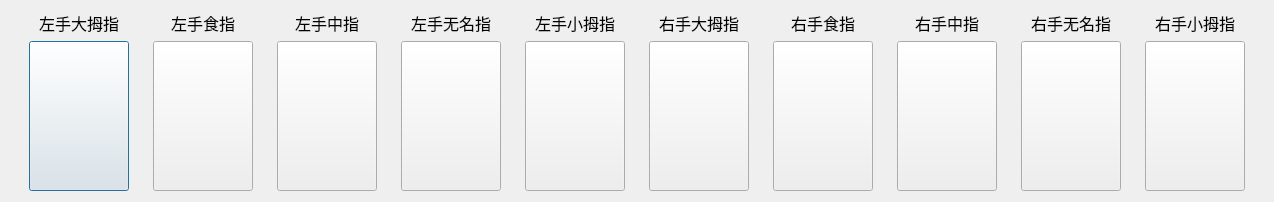
<?xml version="1.0" encoding="UTF-8"?>
<ui version="4.0">
 <class>Dialog</class>
 <widget class="QDialog" name="Dialog">
  <property name="geometry">
   <rect>
    <x>0</x>
    <y>0</y>
    <width>1274</width>
    <height>199</height>
   </rect>
  </property>
  <property name="windowTitle">
   <string>Dialog</string>
  </property>
  <layout class="QVBoxLayout" name="verticalLayout_16">
   <item>
    <layout class="QHBoxLayout" name="horizontalLayout">
     <item>
      <layout class="QVBoxLayout" name="verticalLayout">
       <item alignment="Qt::AlignHCenter">
        <widget class="QLabel" name="label">
         <property name="font">
          <font>
           <pointsize>12</pointsize>
          </font>
         </property>
         <property name="text">
          <string>左手大拇指</string>
         </property>
        </widget>
       </item>
       <item>
        <widget class="QPushButton" name="l1">
         <property name="sizePolicy">
          <sizepolicy hsizetype="Minimum" vsizetype="Minimum">
           <horstretch>0</horstretch>
           <verstretch>0</verstretch>
          </sizepolicy>
         </property>
         <property name="minimumSize">
          <size>
           <width>100</width>
           <height>150</height>
          </size>
         </property>
         <property name="maximumSize">
          <size>
           <width>100</width>
           <height>150</height>
          </size>
         </property>
         <property name="styleSheet">
          <string notr="true"/>
         </property>
         <property name="text">
          <string/>
         </property>
        </widget>
       </item>
      </layout>
     </item>
     <item>
      <layout class="QVBoxLayout" name="verticalLayout_2">
       <item alignment="Qt::AlignHCenter">
        <widget class="QLabel" name="label_2">
         <property name="font">
          <font>
           <pointsize>12</pointsize>
          </font>
         </property>
         <property name="text">
          <string>左手食指</string>
         </property>
        </widget>
       </item>
       <item>
        <widget class="QPushButton" name="l2">
         <property name="sizePolicy">
          <sizepolicy hsizetype="Minimum" vsizetype="Minimum">
           <horstretch>0</horstretch>
           <verstretch>0</verstretch>
          </sizepolicy>
         </property>
         <property name="minimumSize">
          <size>
           <width>100</width>
           <height>150</height>
          </size>
         </property>
         <property name="maximumSize">
          <size>
           <width>100</width>
           <height>150</height>
          </size>
         </property>
         <property name="styleSheet">
          <string notr="true"/>
         </property>
         <property name="text">
          <string/>
         </property>
        </widget>
       </item>
      </layout>
     </item>
     <item>
      <layout class="QVBoxLayout" name="verticalLayout_3">
       <item alignment="Qt::AlignHCenter">
        <widget class="QLabel" name="label_3">
         <property name="font">
          <font>
           <pointsize>12</pointsize>
          </font>
         </property>
         <property name="text">
          <string>左手中指</string>
         </property>
        </widget>
       </item>
       <item>
        <widget class="QPushButton" name="l3">
         <property name="sizePolicy">
          <sizepolicy hsizetype="Minimum" vsizetype="Minimum">
           <horstretch>0</horstretch>
           <verstretch>0</verstretch>
          </sizepolicy>
         </property>
         <property name="minimumSize">
          <size>
           <width>100</width>
           <height>150</height>
          </size>
         </property>
         <property name="maximumSize">
          <size>
           <width>100</width>
           <height>150</height>
          </size>
         </property>
         <property name="styleSheet">
          <string notr="true"/>
         </property>
         <property name="text">
          <string/>
         </property>
        </widget>
       </item>
      </layout>
     </item>
     <item>
      <layout class="QVBoxLayout" name="verticalLayout_4">
       <item alignment="Qt::AlignHCenter">
        <widget class="QLabel" name="label_4">
         <property name="font">
          <font>
           <pointsize>12</pointsize>
          </font>
         </property>
         <property name="text">
          <string>左手无名指</string>
         </property>
        </widget>
       </item>
       <item>
        <widget class="QPushButton" name="l4">
         <property name="sizePolicy">
          <sizepolicy hsizetype="Minimum" vsizetype="Minimum">
           <horstretch>0</horstretch>
           <verstretch>0</verstretch>
          </sizepolicy>
         </property>
         <property name="minimumSize">
          <size>
           <width>100</width>
           <height>150</height>
          </size>
         </property>
         <property name="maximumSize">
          <size>
           <width>100</width>
           <height>150</height>
          </size>
         </property>
         <property name="styleSheet">
          <string notr="true"/>
         </property>
         <property name="text">
          <string/>
         </property>
        </widget>
       </item>
      </layout>
     </item>
     <item>
      <layout class="QVBoxLayout" name="verticalLayout_5">
       <item alignment="Qt::AlignHCenter">
        <widget class="QLabel" name="label_5">
         <property name="font">
          <font>
           <pointsize>12</pointsize>
          </font>
         </property>
         <property name="text">
          <string>左手小拇指</string>
         </property>
        </widget>
       </item>
       <item>
        <widget class="QPushButton" name="l5">
         <property name="sizePolicy">
          <sizepolicy hsizetype="Minimum" vsizetype="Minimum">
           <horstretch>0</horstretch>
           <verstretch>0</verstretch>
          </sizepolicy>
         </property>
         <property name="minimumSize">
          <size>
           <width>100</width>
           <height>150</height>
          </size>
         </property>
         <property name="maximumSize">
          <size>
           <width>100</width>
           <height>150</height>
          </size>
         </property>
         <property name="styleSheet">
          <string notr="true"/>
         </property>
         <property name="text">
          <string/>
         </property>
        </widget>
       </item>
      </layout>
     </item>
     <item>
      <layout class="QVBoxLayout" name="verticalLayout_14">
       <item alignment="Qt::AlignHCenter">
        <widget class="QLabel" name="label_14">
         <property name="font">
          <font>
           <pointsize>12</pointsize>
          </font>
         </property>
         <property name="text">
          <string>右手大拇指</string>
         </property>
        </widget>
       </item>
       <item>
        <widget class="QPushButton" name="r1">
         <property name="sizePolicy">
          <sizepolicy hsizetype="Minimum" vsizetype="Minimum">
           <horstretch>0</horstretch>
           <verstretch>0</verstretch>
          </sizepolicy>
         </property>
         <property name="minimumSize">
          <size>
           <width>100</width>
           <height>150</height>
          </size>
         </property>
         <property name="maximumSize">
          <size>
           <width>100</width>
           <height>150</height>
          </size>
         </property>
         <property name="styleSheet">
          <string notr="true"/>
         </property>
         <property name="text">
          <string/>
         </property>
        </widget>
       </item>
      </layout>
     </item>
     <item>
      <layout class="QVBoxLayout" name="verticalLayout_11">
       <item alignment="Qt::AlignHCenter">
        <widget class="QLabel" name="label_11">
         <property name="font">
          <font>
           <pointsize>12</pointsize>
          </font>
         </property>
         <property name="text">
          <string>右手食指</string>
         </property>
        </widget>
       </item>
       <item>
        <widget class="QPushButton" name="r2">
         <property name="sizePolicy">
          <sizepolicy hsizetype="Minimum" vsizetype="Minimum">
           <horstretch>0</horstretch>
           <verstretch>0</verstretch>
          </sizepolicy>
         </property>
         <property name="minimumSize">
          <size>
           <width>100</width>
           <height>150</height>
          </size>
         </property>
         <property name="maximumSize">
          <size>
           <width>100</width>
           <height>150</height>
          </size>
         </property>
         <property name="styleSheet">
          <string notr="true"/>
         </property>
         <property name="text">
          <string/>
         </property>
        </widget>
       </item>
      </layout>
     </item>
     <item>
      <layout class="QVBoxLayout" name="verticalLayout_13">
       <item alignment="Qt::AlignHCenter">
        <widget class="QLabel" name="label_13">
         <property name="font">
          <font>
           <pointsize>12</pointsize>
          </font>
         </property>
         <property name="text">
          <string>右手中指</string>
         </property>
        </widget>
       </item>
       <item>
        <widget class="QPushButton" name="r3">
         <property name="sizePolicy">
          <sizepolicy hsizetype="Minimum" vsizetype="Minimum">
           <horstretch>0</horstretch>
           <verstretch>0</verstretch>
          </sizepolicy>
         </property>
         <property name="minimumSize">
          <size>
           <width>100</width>
           <height>150</height>
          </size>
         </property>
         <property name="maximumSize">
          <size>
           <width>100</width>
           <height>150</height>
          </size>
         </property>
         <property name="styleSheet">
          <string notr="true"/>
         </property>
         <property name="text">
          <string/>
         </property>
        </widget>
       </item>
      </layout>
     </item>
     <item>
      <layout class="QVBoxLayout" name="verticalLayout_12">
       <item alignment="Qt::AlignHCenter">
        <widget class="QLabel" name="label_12">
         <property name="font">
          <font>
           <pointsize>12</pointsize>
          </font>
         </property>
         <property name="text">
          <string>右手无名指</string>
         </property>
        </widget>
       </item>
       <item>
        <widget class="QPushButton" name="r4">
         <property name="sizePolicy">
          <sizepolicy hsizetype="Minimum" vsizetype="Minimum">
           <horstretch>0</horstretch>
           <verstretch>0</verstretch>
          </sizepolicy>
         </property>
         <property name="minimumSize">
          <size>
           <width>100</width>
           <height>150</height>
          </size>
         </property>
         <property name="maximumSize">
          <size>
           <width>100</width>
           <height>150</height>
          </size>
         </property>
         <property name="styleSheet">
          <string notr="true"/>
         </property>
         <property name="text">
          <string/>
         </property>
        </widget>
       </item>
      </layout>
     </item>
     <item>
      <layout class="QVBoxLayout" name="verticalLayout_15">
       <item alignment="Qt::AlignHCenter">
        <widget class="QLabel" name="label_15">
         <property name="font">
          <font>
           <pointsize>12</pointsize>
          </font>
         </property>
         <property name="text">
          <string>右手小拇指</string>
         </property>
        </widget>
       </item>
       <item>
        <widget class="QPushButton" name="r5">
         <property name="sizePolicy">
          <sizepolicy hsizetype="Minimum" vsizetype="Minimum">
           <horstretch>0</horstretch>
           <verstretch>0</verstretch>
          </sizepolicy>
         </property>
         <property name="minimumSize">
          <size>
           <width>100</width>
           <height>150</height>
          </size>
         </property>
         <property name="maximumSize">
          <size>
           <width>100</width>
           <height>150</height>
          </size>
         </property>
         <property name="styleSheet">
          <string notr="true"/>
         </property>
         <property name="text">
          <string/>
         </property>
        </widget>
       </item>
      </layout>
     </item>
    </layout>
   </item>
  </layout>
  <zorder></zorder>
 </widget>
 <resources>
  <include location="../../logo.qrc"/>
 </resources>
 <connections/>
</ui>
